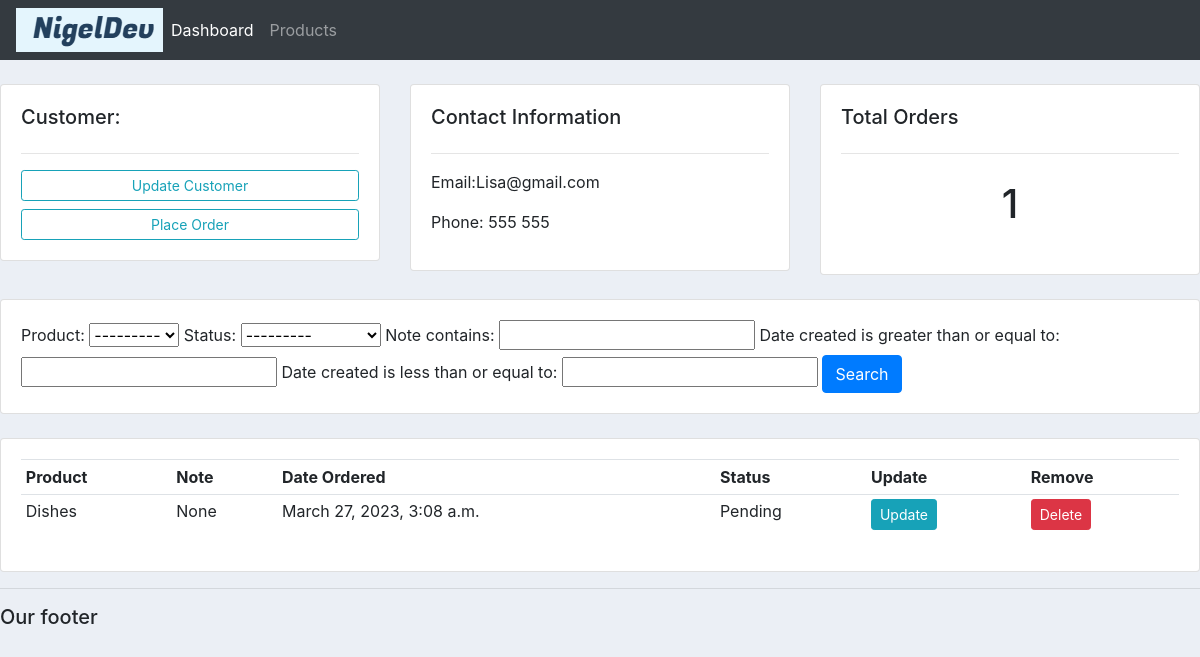
/customer/4/, run on the app's committed database.
### accounts/models.py (models this page shows, shortened)
class Customer(models.Model):
    name = models.CharField(max_length=200,null=True)
    phone = models.CharField(max_length=200,null=True)
    email = models.CharField(max_length=200,null=True)
    date_created = models.DateTimeField(auto_now_add=True)

class Order(models.Model):
    STATUS = (
        ('Pending', 'Pending'),
        ('Out for delivery', 'Out for delivery'),
        ('Delivered', 'Delivered'),
    )
    customer = models.ForeignKey(Customer,null=True,on_delete=models.SET_NULL)
    product = models.ForeignKey(Product,null=True,on_delete=models.SET_NULL)
    date_created = models.DateTimeField( auto_now_add=True, null=True)
    status = models.CharField(max_length=200,null=True,choices=STATUS)
    note = models.CharField(max_length=1000,null=True,choices=STATUS)

class Product(models.Model):
    CATEGORY = (
        ('Indoor', 'Indoor'),
        ('Out Door', 'Out Door'),
    )
    name = models.CharField(max_length=200,null=True)
    price = models.FloatField(null=True)
    category = models.CharField(max_length=200,null=True,choices=CATEGORY)
    description = models.CharField(max_length=200,null=True,blank=True)
    date_created = models.DateTimeField(auto_now_add=True)
    tags = models.ManyToManyField(Tag)
    def __str__(self):
        return self.name

### accounts/views.py (the view)
# urls.py: path('customer/<str:pk_test>/', views.customer,name="customer"),
def customer(request,pk_test):
    customer= Customer.objects.get(id=pk_test)
    orders = customer.order_set.all()
    order_count = orders.count()
    myFilter= OrderFilter(request.GET,queryset=orders)
    orders = myFilter.qs
    context = {'customer':customer,'orders':orders,'order_count':order_count,'myFilter':myFilter}
    return render(request,'accounts/customer.html',context)

### accounts/templates/accounts/customer.html
{% extends 'accounts/main.html' %}
{% block content %}
    <br>
<div class="row">
    <div class="col-md">
        <div class="card card-body">
            <h5>Customer:</h5>
            <hr>
            <a class="btn btn-outline-info btn-sm btn-block" href="">Update Customer</a>
            <a class="btn btn-outline-info btn-sm btn-block" href="{% url 'create_order' customer.id %}">Place Order</a>
        </div>
    </div>
    <div class="col-md">
        <div class="card card-body">
            <h5>Contact Information</h5>
            <hr>
            <p>Email:{{customer.email}} </p>
            <p>Phone: {{customer.phone}}</p>
        </div>
    </div>
    <div class="col-md">
        <div class="card card-body">
            <h5>Total Orders</h5>
            <hr>
            <h1 style="text-align: center; padding: 10px">{{order_count}}<h1>
        </div>
    </div>
</div>
<br>
<div class="row">
    <div class="col">
        <div class="card card-body">
            <form method="get">
                {{ myFilter.form }}
                <button class="btn btn-primary" type="submit">Search</button>
            </form>
        </div>
    </div>
</div>
<br>
<div class="row">
    <div class="col-md">
        <div class="card card-body">
            <table class="table table-sm">
                <tr>
                    <th>Product</th>
                    <th>Note</th>
                    <th>Date Ordered</th>
                    <th>Status</th>
                    <th>Update</th>
                    <th>Remove</th>
                </tr>
                {% for order in orders %}
                <tr>
                    <td>{{order.product}}</td>
                    <td>{{order.note}}</td>
                    <td>{{order.date_created}}</td>
                    <td>{{order.status}}</td>
                    <td><a class="btn btn-sm btn-info" href="{% url 'update_order' order.id %}">Update</a></td>
                    <td><a class="btn btn-sm btn-danger" href="{% url 'delete_order' order.id %}">Delete</a></td>
                {% endfor %}
            </table>
        </div>
    </div>
</div>
{% endblock content %}

### static/css/main.css (style rules this page uses)
body { background-color: #ebeff5; }

### data on the page
Customer: email "Lisa@gmail.com", phone "555 555"
Order: product "Dishes", note "None", date_created "March 27, 2023, 3:08 a.m.", status "Pending"

### other printed values
{{ order_count }} "1"
